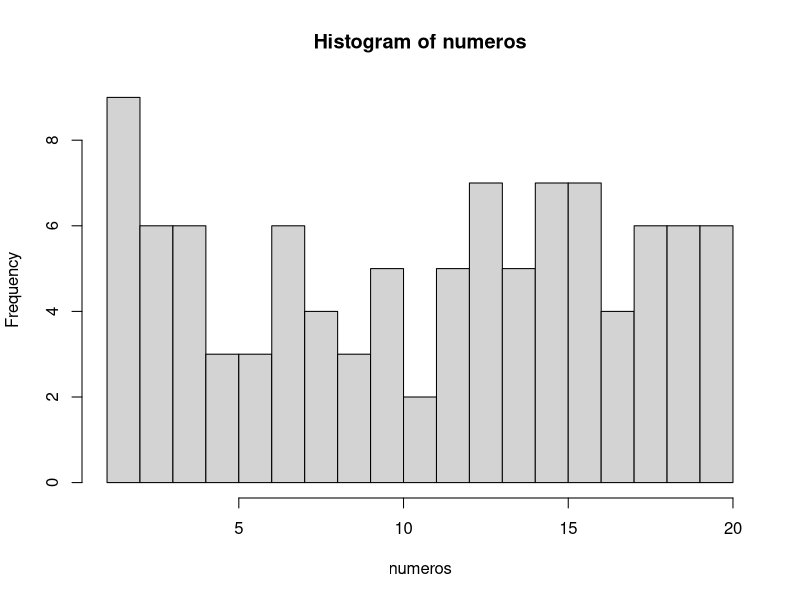

Reproduce this figure in R.
## ---- chunk 1
numeros <- sample(1:20, 100, TRUE)
numeros
## ---- chunk 2
mediana <- median(numeros)
mediana

## ---- chunk 3
media <- mean(numeros)
media

## ---- chunk 4
# El argumento breaks nos permite dividir en histograma en las partes que queramos
hist(numeros, breaks = 20)

## ---- chunk 5
tabla.frecuencias <- data.frame(table(numeros))
tabla.frecuencias

## ---- chunk 6
# Con la función seq, creamos una secuencia de 1 a 10 en intervalos de 0.1 en 0.1
secuencia <- seq(1, 10, 0.1)
muestra <- sample(secuencia, 100, TRUE)
muestra

## ---- chunk 7
    mediana.muestra <- median(muestra)
    mediana.muestra

## ---- chunk 8
media.muestra <- mean(muestra)
media.muestra
## ---- chunk 9
tabla.muestra <- data.frame(table(muestra))
tabla.muestra
